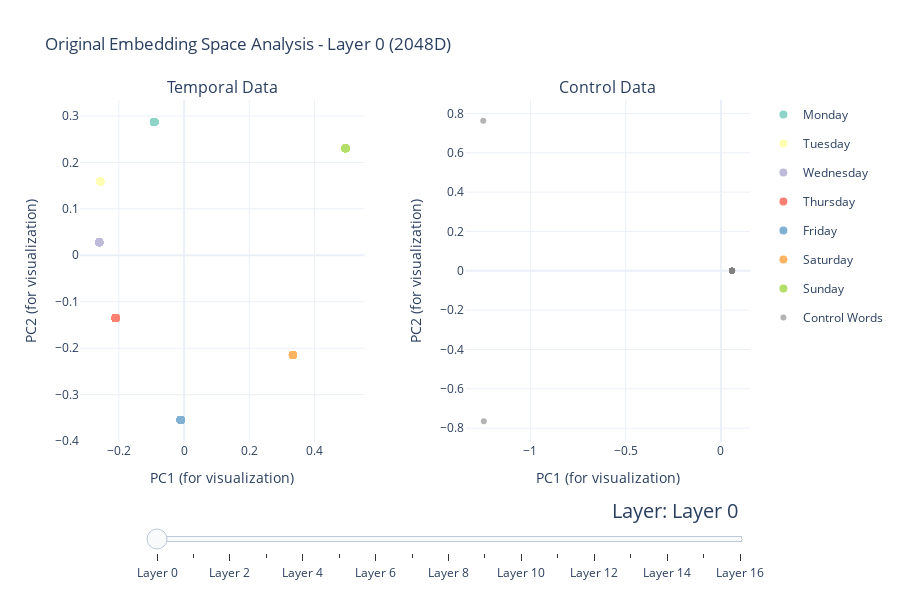

The notebook cell this image was saved under:
### Code cell
# Create visualization for original embedding space
# Note: We still use PCA for visualization, but display original space metrics
def create_original_space_visualization(
    temporal_pca_results: Dict,
    control_pca_results: Dict,
    temporal_orig_results: Dict,
    control_orig_results: Dict,
    temporal_labels: List,
    temporal_summary: pd.DataFrame,
    control_summary: pd.DataFrame
):
    """
    Create interactive visualization for original embedding space analysis.
    Uses PCA for visualization but shows original space metrics.
    """
    
    # Get list of layers
    layers = sorted(temporal_pca_results.keys())
    
    # Create figure with subplots
    fig = make_subplots(
        rows=1, cols=2,
        subplot_titles=("Temporal Data", "Control Data"),
        specs=[[{"type": "scatter"}, {"type": "scatter"}]],
        horizontal_spacing=0.15
    )
    
    # Days of week for coloring
    days_names = ['Monday', 'Tuesday', 'Wednesday', 'Thursday', 'Friday', 'Saturday', 'Sunday']
    days_colors = px.colors.qualitative.Set3[:7]
    
    # Add traces for each layer
    for layer_idx in layers:
        # Get PCA projections for visualization
        temp_pca = temporal_pca_results[layer_idx]['pca_transformed']
        ctrl_pca = control_pca_results[layer_idx]['pca_transformed']
        
        # Get original space metrics
        temp_orig_radius = temporal_orig_results[layer_idx]['radius']
        temp_orig_r2 = temporal_summary[temporal_summary['layer'] == layer_idx]['orig_r2'].values[0]
        temp_n_dims = temporal_orig_results[layer_idx]['n_dims']
        
        ctrl_orig_radius = control_orig_results[layer_idx]['radius']
        ctrl_orig_r2 = control_summary[control_summary['layer'] == layer_idx]['orig_r2'].values[0]
        
        # Add temporal data points by day
        for day in range(7):
            mask = [label == day for label in temporal_labels]
            day_points = temp_pca[mask]
            
            fig.add_trace(
                go.Scatter(
                    x=day_points[:, 0],
                    y=day_points[:, 1],
                    mode='markers',
                    name=days_names[day],
                    marker=dict(color=days_colors[day], size=8),
                    showlegend=(layer_idx == layers[0]),
                    visible=(layer_idx == layers[0]),
                    legendgroup=f"day_{day}",
                    hovertemplate=f"{days_names[day]}<br>PC1: %{{x:.3f}}<br>PC2: %{{y:.3f}}<extra></extra>"
                ),
                row=1, col=1
            )
        
        # Add control data points
        fig.add_trace(
            go.Scatter(
                x=ctrl_pca[:, 0],
                y=ctrl_pca[:, 1],
                mode='markers',
                name='Control Words',
                marker=dict(color='gray', size=6, opacity=0.6),
                showlegend=(layer_idx == layers[0]),
                visible=(layer_idx == layers[0]),
                hovertemplate="Control Word<br>PC1: %{x:.3f}<br>PC2: %{y:.3f}<extra></extra>"
            ),
            row=1, col=2
        )
        
        # Add text annotations for original space metrics
        fig.add_annotation(
            text=f"<b>Original Space Metrics:</b><br>" +
                 f"Hypersphere Radius: {temp_orig_radius:.2f}<br>" +
                 f"R²: {temp_orig_r2:.3f}<br>" +
                 f"Dimensions: {temp_n_dims}",
            xref="x", yref="y",
            x=0.95, y=0.95,
            xanchor="right", yanchor="top",
            showarrow=False,
            bgcolor="rgba(255,255,255,0.8)",
            bordercolor="black",
            borderwidth=1,
            font=dict(size=12),
            visible=(layer_idx == layers[0]),
            row=1, col=1
        )
        
        fig.add_annotation(
            text=f"<b>Original Space Metrics:</b><br>" +
                 f"Hypersphere Radius: {ctrl_orig_radius:.2f}<br>" +
                 f"R²: {ctrl_orig_r2:.3f}<br>" +
                 f"Dimensions: {temp_n_dims}",
            xref="x2", yref="y2",
            x=0.95, y=0.95,
            xanchor="right", yanchor="top",
            showarrow=False,
            bgcolor="rgba(255,255,255,0.8)",
            bordercolor="gray",
            borderwidth=1,
            font=dict(size=12),
            visible=(layer_idx == layers[0]),
            row=1, col=2
        )
    
    # Calculate number of traces per layer
    traces_per_layer = 7 + 1  # 7 days + 1 control trace
    annotations_per_layer = 2  # 2 text annotations
    
    # Create slider steps
    steps = []
    for i, layer_idx in enumerate(layers):
        step = dict(
            method="update",
            args=[
                {"visible": [False] * len(fig.data)},
                {"title": f"Original Embedding Space Analysis - Layer {layer_idx} ({temporal_orig_results[layer_idx]['n_dims']}D)",
                 "annotations": [a for a in fig.layout.annotations if i * annotations_per_layer <= fig.layout.annotations.index(a) < (i + 1) * annotations_per_layer]}
            ],
            label=f"Layer {layer_idx}"
        )
        
        # Make traces for this layer visible
        for j in range(traces_per_layer):
            step["args"][0]["visible"][i * traces_per_layer + j] = True
        
        # Make annotations for this layer visible
        for j, ann in enumerate(fig.layout.annotations):
            if i * annotations_per_layer <= j < (i + 1) * annotations_per_layer:
                ann.visible = (i == 0)  # Only first layer visible initially
        
        steps.append(step)
    
    # Add slider
    sliders = [dict(
        active=0,
        yanchor="top",
        xanchor="left",
        currentvalue=dict(
            font=dict(size=20),
            prefix="Layer: ",
            visible=True,
            xanchor="right"
        ),
        transition=dict(duration=300, easing="cubic-in-out"),
        pad=dict(b=10, t=50),
        len=0.9,
        x=0.1,
        y=0,
        steps=steps
    )]
    
    # Update layout
    fig.update_layout(
        sliders=sliders,
        title=f"Original Embedding Space Analysis - Layer 0 ({temporal_orig_results[0]['n_dims']}D)",
        height=600,
        showlegend=True,
        hovermode='closest',
        template='plotly_white'
    )
    
    # Update axes
    fig.update_xaxes(title_text="PC1 (for visualization)", row=1, col=1)
    fig.update_yaxes(title_text="PC2 (for visualization)", row=1, col=1)
    fig.update_xaxes(title_text="PC1 (for visualization)", row=1, col=2)
    fig.update_yaxes(title_text="PC2 (for visualization)", row=1, col=2)
    
    return fig

# Create visualization for original space
fig_orig = create_original_space_visualization(
    temporal_pca_results,
    control_pca_results,
    temporal_orig_results,
    control_orig_results,
    temporal_labels,
    temporal_summary,
    control_summary
)

# Save as HTML
fig_orig.write_html('../html/circle_fitting_interactive_original.html')
print("Saved interactive original space visualization to ../html/circle_fitting_interactive_original.html")

# Display in notebook
fig_orig.show()
